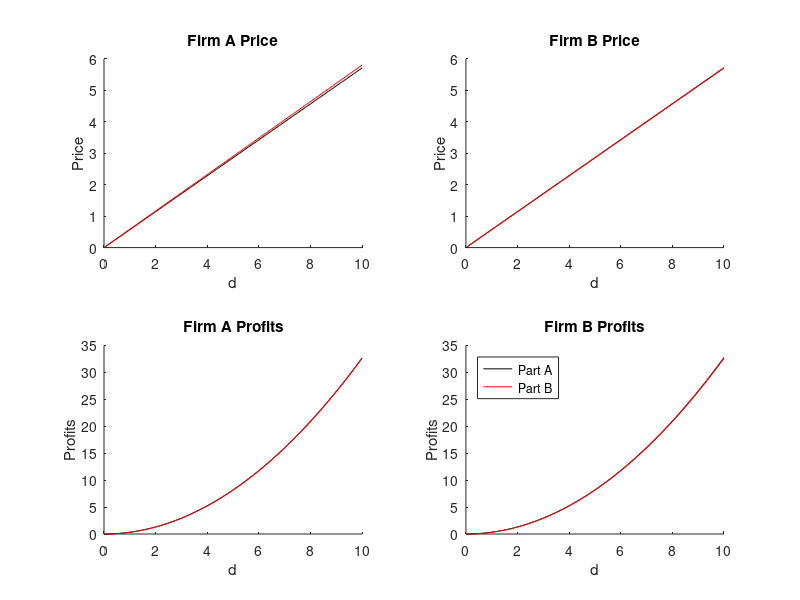
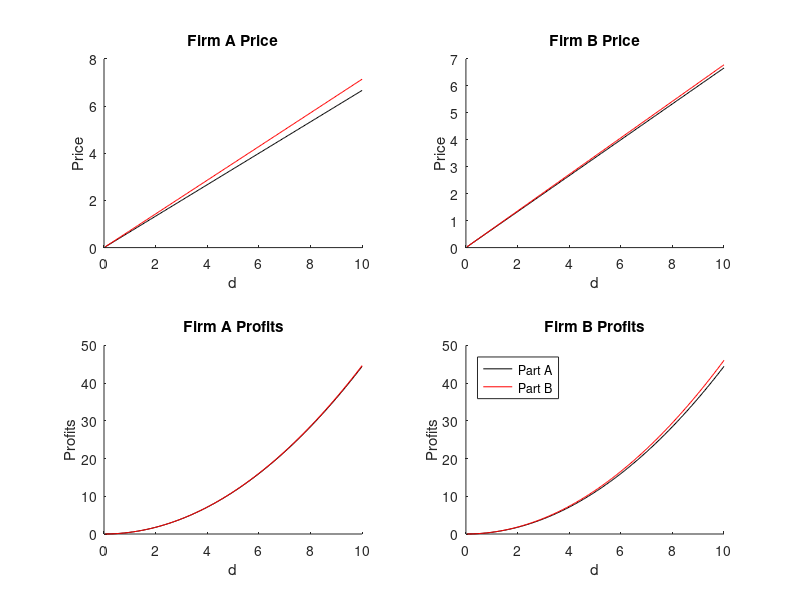
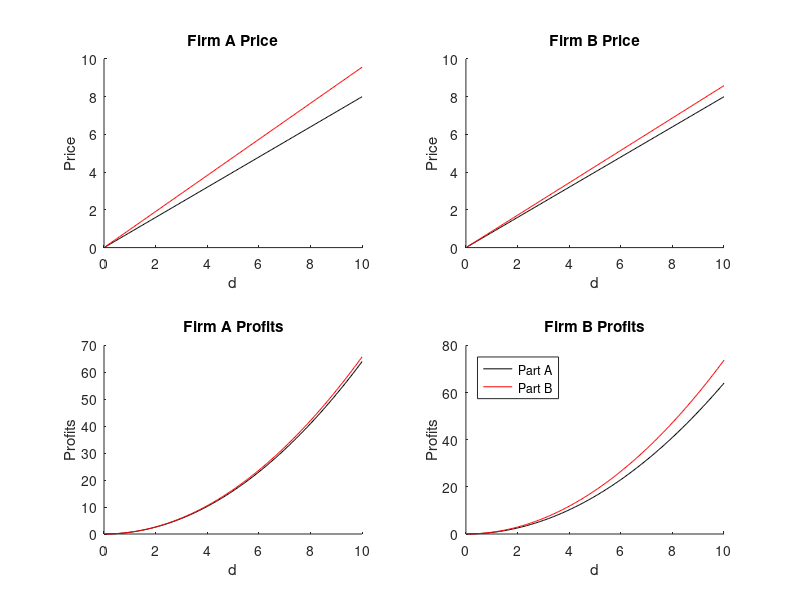

Reproduce these figures in MATLAB, in order.
clear;
clc;
close all;

cd 'C:\Users\19195\OneDrive\Documents\University of Wisconsin\First Year\Fall Classes\Econ 711\Lones Smith\Problem Sets\PS4'

%Written by Sarah Bass, 11/18/20

d = 0.05:0.05:10;
count=0;

for alpha = [0.25 0.5 0.75] %testing different values of alpha
        count=count+1;
        
    %Parameters
    aa = d./(2-alpha);
    ba = aa;
    apa = aa.*(d - aa + alpha*ba );%d.^2/(2-a)^2;
    bpa = ba.*(d - ba + alpha*aa );%APRA;
    tpa = apa + bpa;

    ab = d*(2+alpha)./(4 - 2*alpha^2);
    bb = (d./2)*(1+alpha*(2+alpha)/(2*(2-alpha^2)));

    apb = ab.*(d - ab + alpha*bb );
    bpb = bb.*(d - bb + alpha*ab );

    figure
    subplot(2,2,1)
    hold on
    plot(d,aa,'k')
    plot(d,ab,'r')
    hold off
    set(gcf,'Color',[1 1 1])
    title('Firm A Price')
    xlabel('d')
    ylabel('Price')
    
    subplot(2,2,2)
    hold on
    plot(d,ba,'k')
    plot(d,bb,'r')
    hold off
    set(gcf,'Color',[1 1 1])
    title('Firm B Price')
    xlabel('d')
    ylabel('Price')
    
    subplot(2,2,3)
    hold on
    plot(d,apa,'k')
    plot(d,apb,'r')
    hold off
    set(gcf,'Color',[1 1 1])
    title('Firm A Profits')
    xlabel('d')
    ylabel('Profits')
    
    subplot(2,2,4)
    hold on
    plot(d,bpa,'k')
    plot(d,bpb,'r')
    hold off
    set(gcf,'Color',[1 1 1])
    title('Firm B Profits')
    xlabel('d')
    ylabel('Profits')
    legend('Part A','Part B','Location','NorthWest')
    
    saveas(gcf,['question6' num2str(count) '.png'])
end